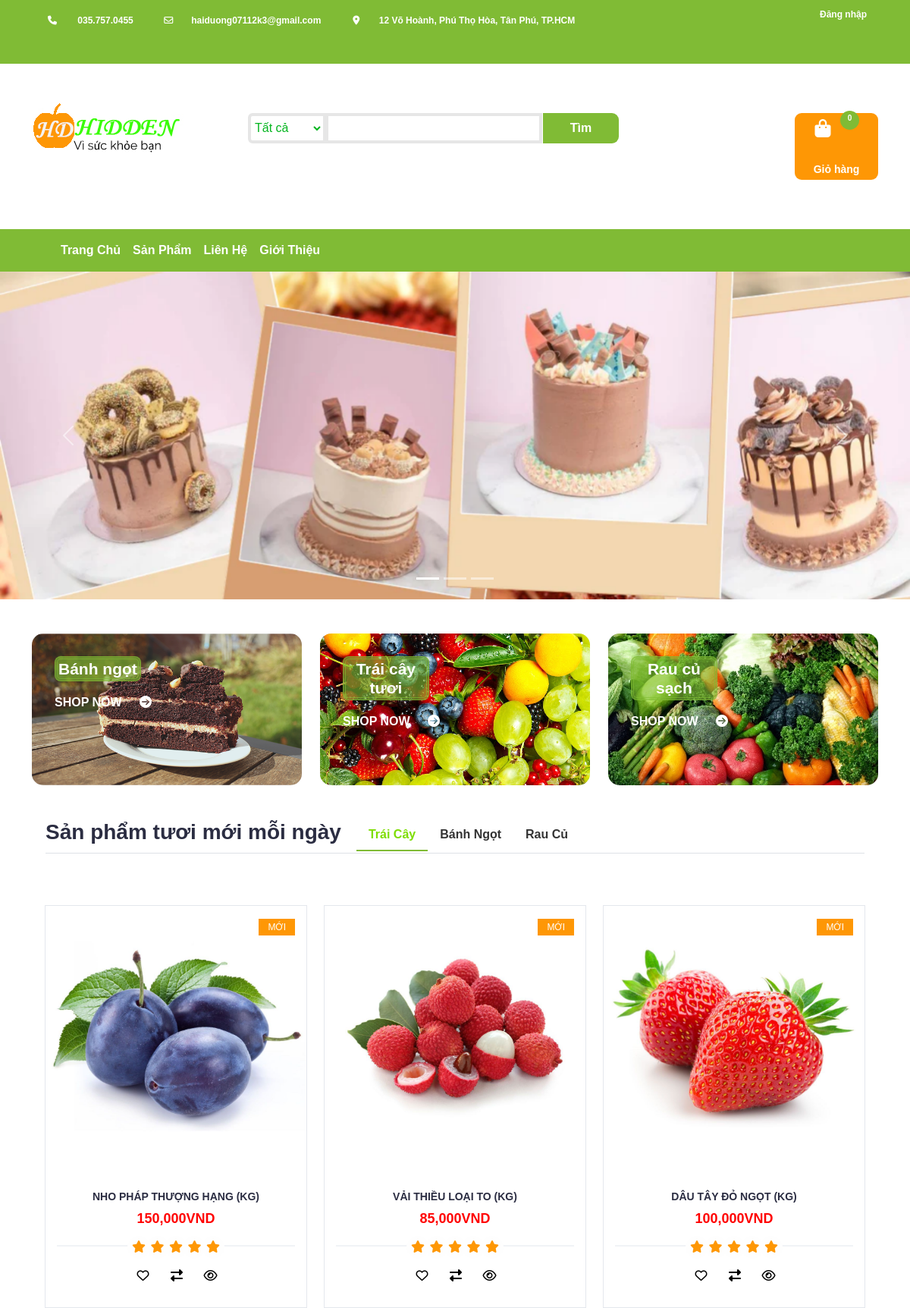
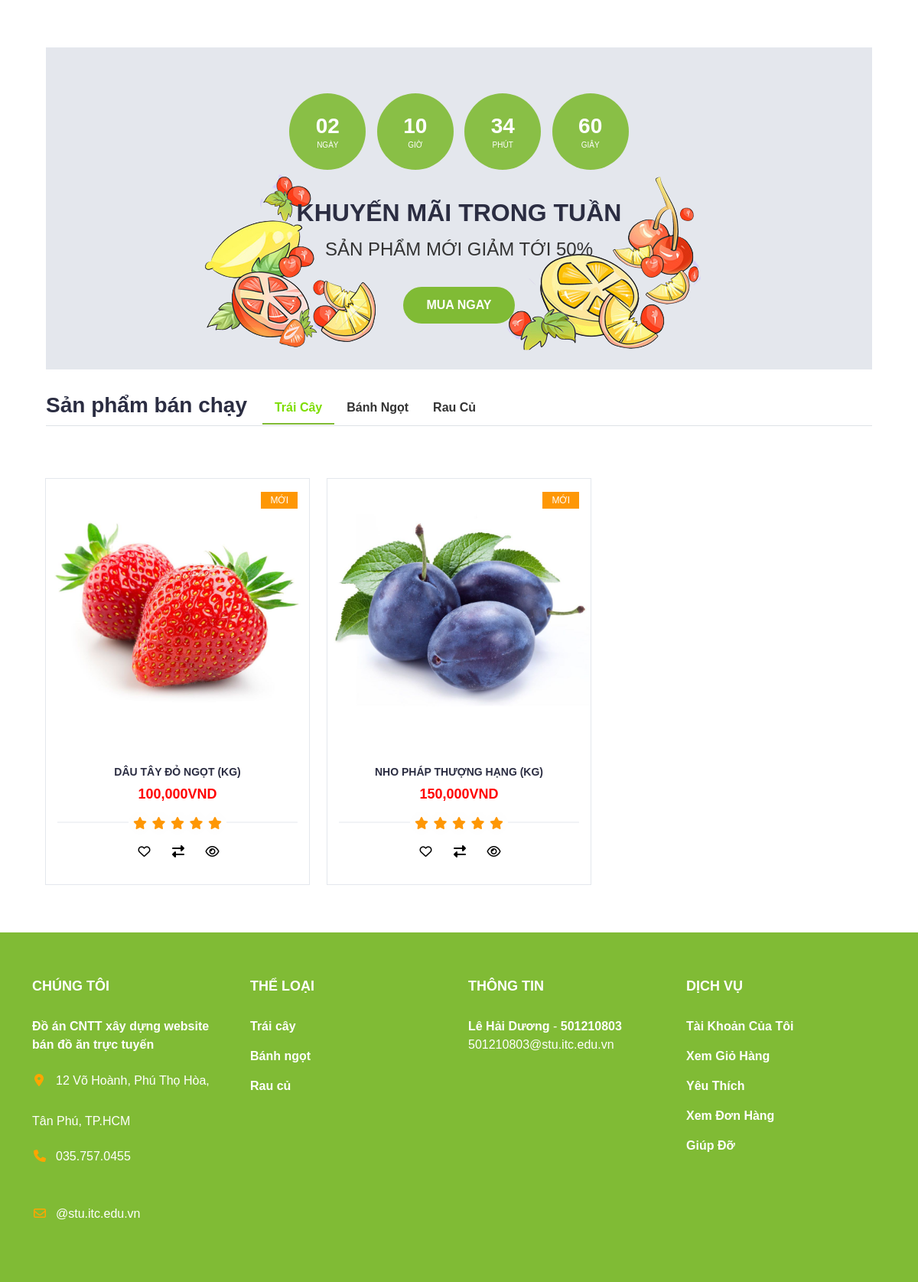
The page / (upper part) on the database its author committed (2 pictures, top to bottom).
### tables this page shows
CREATE TABLE `products` (
  `id` int(11) NOT NULL,
  `name` varchar(150) NOT NULL,
  `type_id` int(11) NOT NULL,
  `price` int(11) NOT NULL,
  `promotion` float NOT NULL,
  `pro_image` varchar(150) NOT NULL,
  `quantity` int(11) NOT NULL,
  `description` text NOT NULL,
  `sup_id` int(11) NOT NULL,
  `created_at` timestamp NOT NULL DEFAULT current_timestamp()
);

### Models/connect.php (called while the page is built, shortened)
<?php
class connect
{
    var $db = null;
    public function __construct()
    {
        $dsn = 'mysql:host=localhost;dbname=fruitshop';
        $user = 'root';
        $pass = '';
        try {
            $this->db = new PDO($dsn, $user, $pass, array(PDO::MYSQL_ATTR_INIT_COMMAND => "SET NAMES utf8"));
        } catch (\Throwable $th) {
            echo $th;
        }
    }
    public function get_list($select)
    {
        $result = $this->db->query($select);
        return $result;
    }
}

### Models/products.php (called while the page is built, shortened)
<?php
class products{
    public function get3NewProductsByTypeID($type_id)
    {
        $db = new connect();
        $select="SELECT * FROM products WHERE $type_id = type_id ORDER BY created_at DESC LIMIT 0,3";
        $result=$db->get_list($select);
        return $result;
    }
    public function getProductsTopSellingByType($type_id)
    {
         $db = new connect();
         $select="select a.pro_id, b.name, b.type_id,b.price,b.promotion,b.pro_image,b.quantity,b.description,b.created_at, sum(a.quantity) as subquantity from orderdetails a, products b WHERE a.pro_id = b.id and type_id = $type_id GROUP BY a.pro_id ASC  limit 3;" ;
         $result=$db->get_list($select);
         return $result;
    }
}

### Views/home.php (the view, shortened to what this page needs)
<div id="demo" class="carousel slide" data-bs-ride="carousel">
    <div class="carousel-indicators">
        <button type="button" data-bs-target="#demo" data-bs-slide-to="0" class="active"></button>
        <button type="button" data-bs-target="#demo" data-bs-slide-to="1"></button>
        <button type="button" data-bs-target="#demo" data-bs-slide-to="2"></button>
    </div>
    <div class="carousel-inner">
        <div class="carousel-item active">
            <img src="./Contents/img/slide.jpg" style="width:100%">
        </div>
    </div>
    <button class="carousel-control-prev" type="button" data-bs-target="#demo" data-bs-slide="prev">
        <span class="carousel-control-prev-icon"></span>
    </button>
    <button class="carousel-control-next" type="button" data-bs-target="#demo" data-bs-slide="next">
        <span class="carousel-control-next-icon"></span>
    </button>
</div>
<div class="section">
    <div class="container">
        <div class="row">
            <div class="col-lg-4 col-xs-6">
                <div class="shop">
                    <div class="shop-img">
                        <img src="./Contents/img/banhngot.jpg" alt="">
                    </div>
                    <div class="shop-body">
                        <h3>Bánh ngọt</h3>
                        <a href="index.php?act=products&type_id=2" class="cta-btn">Shop now <i class="fa fa-arrow-circle-right"></i></a>
                    </div>
                </div>
            </div>
            <div class="col-lg-4 col-xs-6">
                <div class="shop">
                    <div class="shop-img">
                        <img src="./Contents/img/traicaytuoi.jpg" alt="">
                    </div>
                    <div class="shop-body">
                        <h3>Trái cây tươi</h3>
                        <a href="index.php?act=products&type_id=1" class="cta-btn">Shop now <i class="fa fa-arrow-circle-right"></i></a>
                    </div>
                </div>
            </div>
            <div class="col-lg-4 col-xs-6">
                <div class="shop">
                    <div class="shop-img">
                        <img src="./Contents/img/raucusach.jpg" alt="">
                    </div>
                    <div class="shop-body">
                        <h3>Rau củ sạch</h3>
                        <a href="index.php?act=products&type_id=3" class="cta-btn">Shop now <i class="fa fa-arrow-circle-right"></i></a>
                    </div>
                </div>
            </div>
        </div>
    </div>
</div>
<div class="container-home">
    <div class="newProductsEveryday mb-5">
        <ul class="nav nav-tabs" id="myTab" role="tablist">
            <h3 class="title">Sản phẩm tươi mới mỗi ngày</h3>
            <li class="nav-item" role="presentation">
                <button class="nav-link active" id="home-tab" data-bs-toggle="tab" data-bs-target="#home-tab-pane" type="button" role="tab" aria-controls="home-tab-pane" aria-selected="true">Trái Cây</button>
            </li>
            <li class="nav-item" role="presentation">
                <button class="nav-link" id="profile-tab" data-bs-toggle="tab" data-bs-target="#profile-tab-pane" type="button" role="tab" aria-controls="profile-tab-pane" aria-selected="false">Bánh Ngọt</button>
            </li>
            <li class="nav-item" role="presentation">
                <button class="nav-link" id="contact-tab" data-bs-toggle="tab" data-bs-target="#contact-tab-pane" type="button" role="tab" aria-controls="contact-tab-pane" aria-selected="false">Rau Củ</button>
            </li>
        </ul>
        <div class="tab-content" id="myTabContent">
            <div class="tab-pane fade show active" id="home-tab-pane" role="tabpanel" aria-labelledby="home-tab" tabindex="0">
                <div class="products-slick row" data-nav="#slick-nav-1">
                    <?php
                    $pr = new products();
                    $result = $pr->get3NewProductsByTypeID(1);
                    while ($set = $result->fetch()) : ?>
                        <div class="col-lg-4">
                            <div class="product">
                                <div class="product-img">
                                    <img style="width=100px" src="./Contents/img/<?php echo $set['pro_image'] ?>" alt="">
                                    <div class="product-label">
                                        <?php if ($set['quantity'] <= 0) : ?>
                                            <span class="new">Hết Hàng</span>
                                        <?php else : ?>
                                            <span class="new">MỚI</span>
                                        <?php endif ?>
                                    </div>
                                </div>
                                <div class="product-body">
                                    <h3 class="product-name"><?php echo $set['name'] ?></h3>
                                    <?php
                                    if ($set['promotion'] == 0) {
                                        echo "<h4 class='product-price'>" . number_format($set['price']) . "VND</h4>";
                                    } else {
                                        echo "<h4 class='product-price'>" . number_format($set['promotion']) . "VND <del class='text-dark'>" . number_format($set['price']) . "VND </del></h4>";
                                    }
                                    ?>
                                    <div class="product-rating">
                                        <i class="fa fa-star"></i>
                                        <i class="fa fa-star"></i>
                                        <i class="fa fa-star"></i>
                                        <i class="fa fa-star"></i>
                                        <i class="fa fa-star"></i>
                                    </div>
                                    <div class="product-btns">
                                        <a href="index.php?act=add_wishlist&id=<?php echo $set['id'] ?>"><button class="add-to-wishlist">
                                                <i class="fa fa-heart-o"></i><span class="tooltipp">add to wishlist</span></button></a>
                                        <a href=""><button class="add-to-compare"><i class="fa fa-exchange"></i><span class="tooltipp">add to compare</span></button></a>
                                        <a href="index.php?act=productDetail&id=<?php echo $set['id'] ?>&type_id=<?php echo $set['type_id'] ?>"><button class="quick-view"><i class="fa fa-eye"></i><span class="tooltipp">quick view</span></button></a>
                                    </div>
                                </div>
                                <a href="index.php?act=add_cart&id=<?php echo $set['id'] ?>">
                                    <div class="add-to-cart">
                                        <?php if ($set['quantity'] > 0) : ?>
                                            <button type="submit" name="submit" class="add-to-cart-btn"><i class="fa fa-shopping-cart" aria-hidden="true"></i> thêm vào giỏ</button>
                                        <?php endif ?>
                                    </div>
                                </a>
                            </div>
                        </div>
                    <?php endwhile ?>
                </div>
            </div>
        </div>
    </div>
    <div id="hot-deal" class="section">
        <div class="container">
            <div class="row">
                <div class="col-lg-12">
                    <div class="hot-deal">
                        <ul class="hot-deal-countdown">
                            <li>
                                <div>
                                    <h3>02</h3>
                                    <span>Ngày</span>
                                </div>
                            </li>
                            <li>
                                <div>
                                    <h3>10</h3>
                                    <span>Giờ</span>
                                </div>
                            </li>
                            <li>
                                <div>
                                    <h3>34</h3>
                                    <span>Phút</span>
                                </div>
                            </li>
                            <li>
                                <div>
                                    <h3>60</h3>
                                    <span>Giây</span>
                                </div>
                            </li>
                        </ul>
                        <h2 class="text-uppercase">Khuyến mãi trong tuần</h2>
                        <p>Sản phẩm mới giảm tới 50%</p>
                        <a class="primary-btn cta-btn" href="./products.php?type_id=1">Mua ngay</a>
                    </div>
                </div>
            </div>
        </div>
    </div>
    <div class="sellingProducts mb-5">
        <ul class="nav nav-tabs" id="myTab1" role="tablist">
            <h3 class="title">Sản phẩm bán chạy</h3>
            <li class="nav-item" role="presentation">
                <button class="nav-link active" id="home-tab1" data-bs-toggle="tab" data-bs-target="#home-tab-pane1" type="button" role="tab" aria-controls="home-tab-pane1" aria-selected="true">Trái Cây</button>
            </li>
            <li class="nav-item" role="presentation">
                <button class="nav-link" id="profile-tab1" data-bs-toggle="tab" data-bs-target="#profile-tab-pane1" type="button" role="tab" aria-controls="profile-tab-pane1" aria-selected="false">Bánh Ngọt</button>
            </li>
            <li class="nav-item" role="presentation">
                <button class="nav-link" id="contact-tab1" data-bs-toggle="tab" data-bs-target="#contact-tab-pane1" type="button" role="tab" aria-controls="contact-tab-pane1" aria-selected="false">Rau Củ</button>
            </li>
        </ul>
        <div class="tab-content" id="myTabContent1">
            <div class="tab-pane fade show active" id="home-tab-pane1" role="tabpanel" aria-labelledby="home-tab1" tabindex="0">
                <div class="products-slick row">
                    <?php
                    $result = $pr->getProductsTopSellingByType(1);
                    while ($set = $result->fetch()) : ?>
                        <div class="col-lg-4">
                            <div class="product">
                                <div class="product-img">
                                    <img style="width=100px" src="./Contents/img/<?php echo $set['pro_image'] ?>" alt="">
                                    <div class="product-label">
                                        <?php if ($set['quantity'] <= 0) : ?>
                                            <span class="new">Hết Hàng</span>
                                        <?php else : ?>
                                            <span class="new">MỚI</span>
                                        <?php endif ?>
                                    </div>
                                </div>
                                <div class="product-body">
                                    <h3 class="product-name"><?php echo $set['name'] ?></h3>
                                    <?php
                                    if ($set['promotion'] == 0) {
                                        echo "<h4 class='product-price'>" . number_format($set['price']) . "VND</h4>";
                                    } else {
                                        echo "<h4 class='product-price'>" . number_format($set['promotion']) . "VND <del class='text-dark'>" . number_format($set['price']) . "VND </del></h4>";
                                    }
                                    ?>
                                    <div class="product-rating">
                                        <i class="fa fa-star"></i>
                                        <i class="fa fa-star"></i>
                                        <i class="fa fa-star"></i>
                                        <i class="fa fa-star"></i>
                                        <i class="fa fa-star"></i>
                                    </div>
                                    <div class="product-btns">
                                        <a href="index.php?act=add_wishlist&id=<?php echo $set['pro_id'] ?>"><button class="add-to-wishlist">
                                                <i class="fa fa-heart-o"></i><span class="tooltipp">add to wishlist</span></button></a>
                                        <a href=""><button class="add-to-compare"><i class="fa fa-exchange"></i><span class="tooltipp">add to compare</span></button></a>
                                        <a href="index.php?act=productDetail&id=<?php echo $set['pro_id'] ?>&type_id=<?php echo $set['type_id'] ?>"><button class="quick-view"><i class="fa fa-eye"></i><span class="tooltipp">quick view</span></button></a>
                                    </div>
                                </div>
                                <a href="index.php?act=add_cart&id=<?php echo $set['pro_id'] ?>">
                                    <div class="add-to-cart">
                                        <?php if ($set['quantity'] > 0) : ?>
                                            <button type="submit" name="submit" class="add-to-cart-btn"><i class="fa fa-shopping-cart" aria-hidden="true"></i> thêm vào giỏ</button>
                                        <?php endif ?>
                                    </div>
                                </a>
                            </div>
                        </div>
                    <?php endwhile ?>
                </div>
            </div>
        </div>
    </div>
</div>

### rows shown on the page
products: pro_image (picture), quantity "MỚI", name "NHO PHÁP THƯỢNG HẠNG (KG)", price "150,000"
products: pro_image (picture), quantity "MỚI", name "VẢI THIỀU LOẠI TO (KG)", price "85,000"
products: pro_image (picture), quantity "MỚI", name "DÂU TÂY ĐỎ NGỌT (KG)", price "100,000"

### other values the page prints
$count "0"
$set['name'] "DÂU TÂY ĐỎ NGỌT (KG)"
$set['price'] "100,000"
$set['name'] "NHO PHÁP THƯỢNG HẠNG (KG)"
$set['price'] "150,000"
